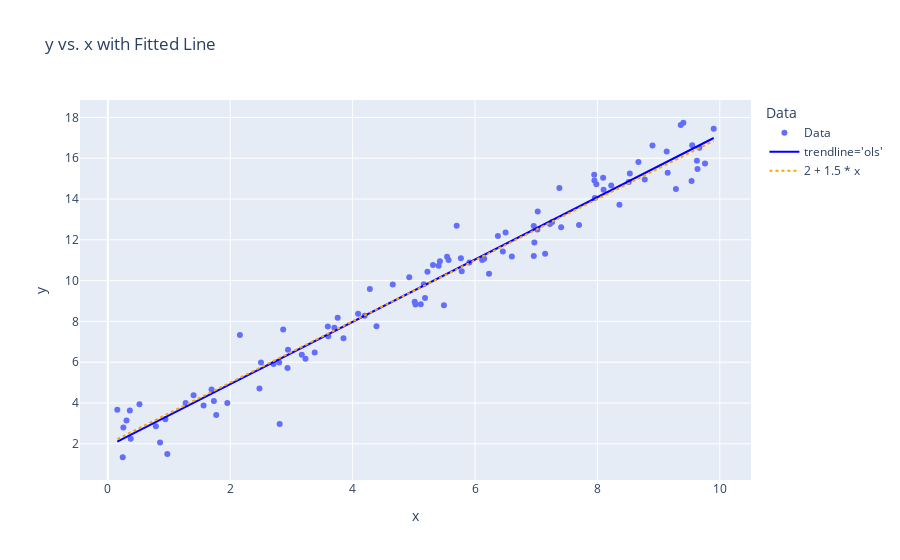

Notebook code cell kept with this figure:
### Markdown cell above
The dotted orange line is our model population, which we used to generate samples. We defined the parameters for this population. The solid blue line represents a fitted regression model created from our samples generated from our theoretical model. The solid blue line is an estimate for what our population model looks like from our sample.

### Code cell
import numpy as np
import scipy.stats as stats
import plotly.graph_objects as go

# Define parameters
n = 100  # number of data points
beta0 = 2  # intercept
beta1 = 1.5  # slope
sigma = 1  # standard deviation of errors

# Generate predictor variable (x) from a uniform distribution
x = stats.uniform.rvs(0, 10, size=n)

# Generate error terms from a normal distribution
errors = stats.norm.rvs(0, sigma, size=n)
# Generate outcome variable (y) using the theoretical linear model
y = beta0 + beta1 * x + errors

# Visualization of the data and the true regression line
fig = go.Figure()

# Scatter plot of the data points (x, y)
fig.add_trace(go.Scatter(x=x, y=y, mode='markers', name='Data'))

# Add the true theoretical line (without noise)
x_line = np.array([x.min(), x.max()])
y_line = beta0 + beta1 * x_line

# Combine x and y into a pandas DataFrame
df = pd.DataFrame({'x': x, 'y': y})

# Specify and fit the OLS regression model
model_data_specification = smf.ols("y ~ x", data=df)  # Specifies the linear model y ~ x
fitted_model = model_data_specification.fit()  # Fits the model to the data

# Model summary and parameters
fitted_model.summary()  # Provides a detailed summary of the regression results
fitted_model.summary().tables[1]  # Provides the coefficient table
fitted_model.params  # Provides the estimated intercept and slope
fitted_model.params.values  # Array of the estimated intercept and slope values
fitted_model.rsquared  # Provides the R-squared value of the model

# Create a scatter plot of the data and add the fitted model line
df['Data'] = 'Data'  # Hack to add the data label to the legend
fig = px.scatter(df, x='x', y='y', color='Data', title='y vs. x with Fitted Line')

# Add the fitted regression line from the OLS model
fig.add_scatter(x=df['x'], y=fitted_model.fittedvalues,
                line=dict(color='blue'), name="trendline='ols'")


# Adding the theoretical line from Question 1
x_range = np.array([df['x'].min(), df['x'].max()])
y_line = beta0 + beta1 * x_range  # y = beta0 + beta1 * x

# Add the theoretical line (dotted and orange) to the plot
fig.add_scatter(x=x_range, y=y_line, mode='lines',
                name=str(beta0)+' + '+str(beta1)+' * x', 
                line=dict(dash='dot', color='orange'))

# Show the updated plot with both the fitted and theoretical lines
fig.show()

### Figure 1 — Plotly figure (JSON) as saved in the notebook; plotly's stock layout.template omitted (floating-point values rounded to 4 significant figures)
{"data": [{"hovertemplate": "Data=Data<br>x=%{x}<br>y=%{y}<extra></extra>", "legendgroup": "Data", "marker": {"color": "#636efa", "symbol": "circle"}, "mode": "markers", "name": "Data", "orientation": "v", "showlegend": true, "type": "scatter", "x": [7.948, 5.026, 5.769, 4.925, 1.952, 7.225, 2.808, 0.2432, 6.455, 1.771, 9.405, 9.539, 9.149, 3.702, 0.1546, 9.283, 4.282, 9.667, 9.636, 8.53, 2.944, 3.851, 8.511, 3.169, 1.695, 5.568, 9.362, 6.96, 5.701, 0.9718, 6.15, 9.901, 1.401, 5.183, 8.774, 7.408, 6.97, 7.025, 3.595, 2.936, 8.094, 8.101, 8.671, 9.132, 5.113, 5.015, 7.983, 6.5, 7.02, 7.958, 8.9, 3.38, 3.756, 0.9398, 5.783, 0.3594, 4.656, 5.426, 2.865, 5.908, 0.305, 0.3735, 8.226, 3.602, 1.271, 5.222, 7.7, 2.158, 6.229, 0.8535, 0.5168, 5.314, 5.406, 6.374, 7.261, 9.759, 5.163, 3.23, 7.952, 2.708, 4.39, 0.7846, 0.2535, 9.626, 8.36, 6.96, 4.09, 1.733, 1.564, 2.502, 5.492, 7.146, 6.602, 2.799, 9.549, 7.379, 5.544, 6.117, 4.196, 2.477], "xaxis": "x", "y": [15.19, 8.832, 11.1, 10.16, 4.002, 12.78, 2.97, 1.34, 11.43, 3.409, 17.74, 14.88, 15.28, 7.683, 3.673, 14.49, 9.586, 16.51, 15.47, 15.26, 6.616, 7.176, 14.84, 6.369, 4.656, 11.01, 17.63, 11.2, 12.68, 1.506, 11.07, 17.44, 4.382, 9.152, 14.95, 12.62, 11.87, 13.39, 7.749, 5.711, 15.04, 14.46, 15.82, 16.33, 8.841, 8.963, 14.72, 12.36, 12.51, 14.05, 16.63, 6.478, 8.181, 3.208, 10.46, 3.638, 9.809, 10.95, 7.604, 10.88, 3.139, 2.25, 14.66, 7.273, 4.003, 10.43, 12.73, 7.33, 10.34, 2.066, 3.933, 10.76, 10.73, 12.19, 12.88, 15.74, 9.82, 6.167, 14.9, 5.915, 7.759, 2.855, 2.793, 15.88, 13.72, 12.68, 8.379, 4.092, 3.876, 5.986, 8.79, 11.31, 11.18, 5.986, 16.63, 14.54, 11.17, 11.02, 8.275, 4.713], "yaxis": "y"}, {"line": {"color": "blue"}, "name": "trendline='ols'", "type": "scatter", "x": [7.948, 5.026, 5.769, 4.925, 1.952, 7.225, 2.808, 0.2432, 6.455, 1.771, 9.405, 9.539, 9.149, 3.702, 0.1546, 9.283, 4.282, 9.667, 9.636, 8.53, 2.944, 3.851, 8.511, 3.169, 1.695, 5.568, 9.362, 6.96, 5.701, 0.9718, 6.15, 9.901, 1.401, 5.183, 8.774, 7.408, 6.97, 7.025, 3.595, 2.936, 8.094, 8.101, 8.671, 9.132, 5.113, 5.015, 7.983, 6.5, 7.02, 7.958, 8.9, 3.38, 3.756, 0.9398, 5.783, 0.3594, 4.656, 5.426, 2.865, 5.908, 0.305, 0.3735, 8.226, 3.602, 1.271, 5.222, 7.7, 2.158, 6.229, 0.8535, 0.5168, 5.314, 5.406, 6.374, 7.261, 9.759, 5.163, 3.23, 7.952, 2.708, 4.39, 0.7846, 0.2535, 9.626, 8.36, 6.96, 4.09, 1.733, 1.564, 2.502, 5.492, 7.146, 6.602, 2.799, 9.549, 7.379, 5.544, 6.117, 4.196, 2.477], "y": [14.01, 9.544, 10.68, 9.39, 4.848, 12.9, 6.155, 2.237, 11.73, 4.571, 16.23, 16.44, 15.84, 7.52, 2.101, 16.05, 8.407, 16.63, 16.59, 14.9, 6.364, 7.749, 14.87, 6.707, 4.455, 10.37, 16.17, 12.5, 10.57, 3.35, 11.26, 16.99, 4.005, 9.784, 15.27, 13.18, 12.51, 12.6, 7.357, 6.351, 14.23, 14.24, 15.11, 15.82, 9.677, 9.527, 14.06, 11.8, 12.59, 14.02, 15.46, 7.029, 7.603, 3.301, 10.7, 2.414, 8.979, 10.16, 6.243, 10.89, 2.331, 2.436, 14.43, 7.368, 3.806, 9.844, 13.63, 5.162, 11.38, 3.169, 2.655, 9.983, 10.13, 11.6, 12.96, 16.77, 9.753, 6.799, 14.01, 6.003, 8.572, 3.064, 2.252, 16.57, 14.64, 12.5, 8.113, 4.513, 4.255, 5.688, 10.26, 12.78, 11.95, 6.142, 16.45, 13.14, 10.33, 11.21, 8.276, 5.65]}, {"line": {"color": "orange", "dash": "dot"}, "mode": "lines", "name": "2 + 1.5 * x", "type": "scatter", "x": [0.1546, 9.901], "y": [2.232, 16.85]}], "layout": {"legend": {"title": {"text": "Data"}, "tracegroupgap": 0}, "title": {"text": "y vs. x with Fitted Line"}, "xaxis": {"anchor": "y", "domain": [0, 1], "title": {"text": "x"}}, "yaxis": {"anchor": "x", "domain": [0, 1], "title": {"text": "y"}}}}
